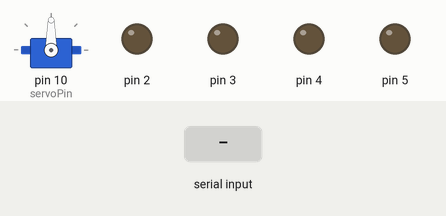
The sketch below on a simulated Arduino Uno, built with avr-gcc and run on an emulated ATmega328P. Parts: servo, output pins drawn as LEDs (lit = HIGH). The inputs (shaded band) are chosen by the test bench. What the sketch prints to the serial monitor is not drawn.

Above: at 1.2 s.
1.3 s: "W" received over Serial
At 1.8 s:
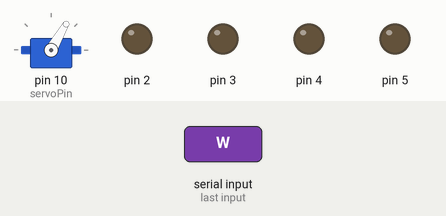
4.3 s: "B" received over Serial
At 6.7 s:
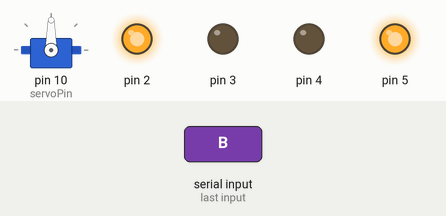
7.3 s: "F" received over Serial
At 7.7 s:
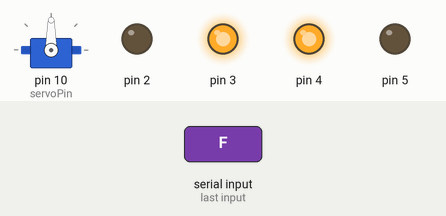
8.8 s: "R" received over Serial
At 10.0 s:
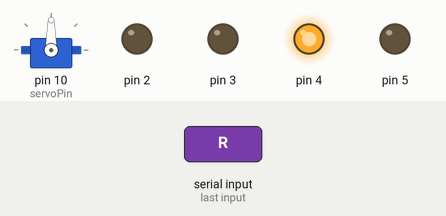
10.3 s: "L" received over Serial
At 11.3 s:
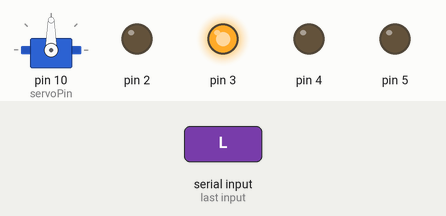
11.8 s: "W" received over Serial
At 12.3 s:
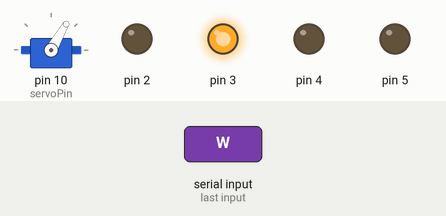
Timing chart, 0 to 15.8 s (numbered marks = the images above; inputs shaded):
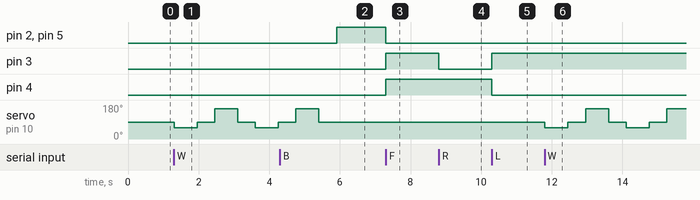

The sketch:

sketch_may31a.ino
```cpp
#include <Servo.h>
char state = 0;
// Declare the Servo pin
int servoPin = 10;
// Create a servo object
Servo Servo1;
void setup() {
  // initialize digital pin LED_BUILTIN as an output.
  pinMode(2, OUTPUT);
  pinMode(3, OUTPUT);
  pinMode(4, OUTPUT);
  pinMode(5, OUTPUT);
  digitalWrite(2, 0);
  digitalWrite(3, 0);
  digitalWrite(4, 0);
  digitalWrite(5, 0);
  Servo1.attach(servoPin);

  int state = 0;
  Serial.begin(9600); // bluetooth
}

void loop() {
  if(Serial.available() > 0){
    state = Serial.read();
 }
 Serial.println(state);
 if(state == 'S'){
  //Stop
  digitalWrite(2, LOW);
  digitalWrite(3, LOW);
  digitalWrite(4, LOW);
  digitalWrite(5, LOW);
 }
 else if(state == 'B'){
  //backward
  digitalWrite(2, HIGH);
  digitalWrite(3, LOW);
  digitalWrite(4, LOW);
  digitalWrite(5, HIGH);
 }
 else if(state == 'F'){
  //forward
  digitalWrite(2, LOW);
  digitalWrite(3, HIGH);
  digitalWrite(4, HIGH);
  digitalWrite(5, LOW);
 }
 else if(state == 'R'){
  //right
  digitalWrite(2, LOW);
  digitalWrite(3, LOW);
  digitalWrite(4, HIGH);
  digitalWrite(5, LOW);
 }
 else if(state == 'L'){
  //left
  digitalWrite(2, LOW);
  digitalWrite(3, HIGH);
  digitalWrite(4, LOW);
  digitalWrite(5, LOW);
 }

 if(state == 'W'){
  //Motor

  // Make servo go to 0 degrees
   Servo1.write(60);
   delay(650);
   // Make servo go to 90 degrees
   Servo1.write(90);
   delay(500);
   // Make servo go to 180 degrees
   Servo1.write(160);
   delay(650);
   Servo1.write(90);
   delay (500);
 }
}
```

Measured:
- after the input at 1.3 s, servo on pin 10 (servoPin): 90° → 60° at once, → 90° 0.65 s later, → 160° 0.50 s later, → 90° 0.65 s later, … (6 changes in this stretch)
- after the input at 4.3 s, pin 2, pin 5: LOW → HIGH after 1.6 s; servo on pin 10 (servoPin): goes on until 5.4 s, then stays 90°
- after the input at 7.3 s, pin 2, pin 5: HIGH → LOW at once; pin 3, pin 4: LOW → HIGH at once
- after the input at 8.8 s, pin 3: HIGH → LOW at once
- after the input at 10.3 s, pin 3: LOW → HIGH at once; pin 4: HIGH → LOW at once
- after the input at 11.8 s, servo on pin 10 (servoPin): 90° → 60° at once, → 90° 0.65 s later, → 160° 0.50 s later, → 90° 0.65 s later, … (7 changes in this stretch)
